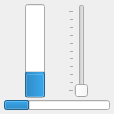
<ui version="4.0" >
 <class>ControllerWidget</class>
 <widget class="QWidget" name="ControllerWidget" >
  <property name="geometry" >
   <rect>
    <x>0</x>
    <y>0</y>
    <width>114</width>
    <height>114</height>
   </rect>
  </property>
  <property name="minimumSize" >
   <size>
    <width>40</width>
    <height>40</height>
   </size>
  </property>
  <property name="windowTitle" >
   <string>MotorController</string>
  </property>
  <layout class="QVBoxLayout" >
   <property name="spacing" >
    <number>2</number>
   </property>
   <property name="leftMargin" >
    <number>4</number>
   </property>
   <property name="topMargin" >
    <number>4</number>
   </property>
   <property name="rightMargin" >
    <number>4</number>
   </property>
   <property name="bottomMargin" >
    <number>4</number>
   </property>
   <item>
    <layout class="QHBoxLayout" >
     <property name="spacing" >
      <number>2</number>
     </property>
     <item>
      <widget class="QProgressBar" name="barCurrentValue" >
       <property name="maximumSize" >
        <size>
         <width>20</width>
         <height>16777215</height>
        </size>
       </property>
       <property name="value" >
        <number>24</number>
       </property>
       <property name="textVisible" >
        <bool>true</bool>
       </property>
       <property name="orientation" >
        <enum>Qt::Vertical</enum>
       </property>
      </widget>
     </item>
     <item>
      <widget class="QSlider" name="sliderDesiredValue" >
       <property name="maximum" >
        <number>100</number>
       </property>
       <property name="orientation" >
        <enum>Qt::Vertical</enum>
       </property>
       <property name="invertedAppearance" >
        <bool>false</bool>
       </property>
       <property name="tickPosition" >
        <enum>QSlider::TicksAbove</enum>
       </property>
      </widget>
     </item>
    </layout>
   </item>
   <item>
    <widget class="QProgressBar" name="barForce" >
     <property name="sizePolicy" >
      <sizepolicy vsizetype="Fixed" hsizetype="Preferred" >
       <horstretch>0</horstretch>
       <verstretch>0</verstretch>
      </sizepolicy>
     </property>
     <property name="maximumSize" >
      <size>
       <width>999</width>
       <height>10</height>
      </size>
     </property>
     <property name="value" >
      <number>24</number>
     </property>
     <property name="textVisible" >
      <bool>false</bool>
     </property>
    </widget>
   </item>
  </layout>
 </widget>
 <resources/>
 <connections/>
</ui>
